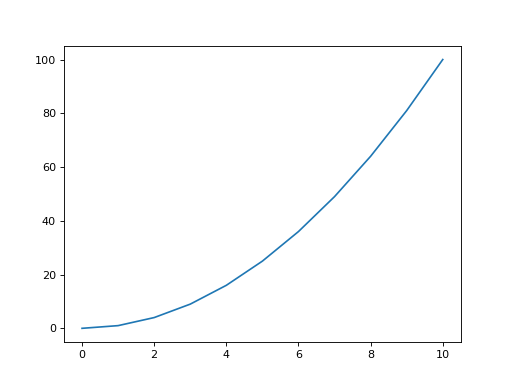

Write the Python code that produced this figure.
# This figure is a test
import numpy as np
import matplotlib.pyplot as plt

x = np.arange(11)
y = x**2

fig, ax = plt.subplots()
ax.plot(x, y)
#fig.show()
